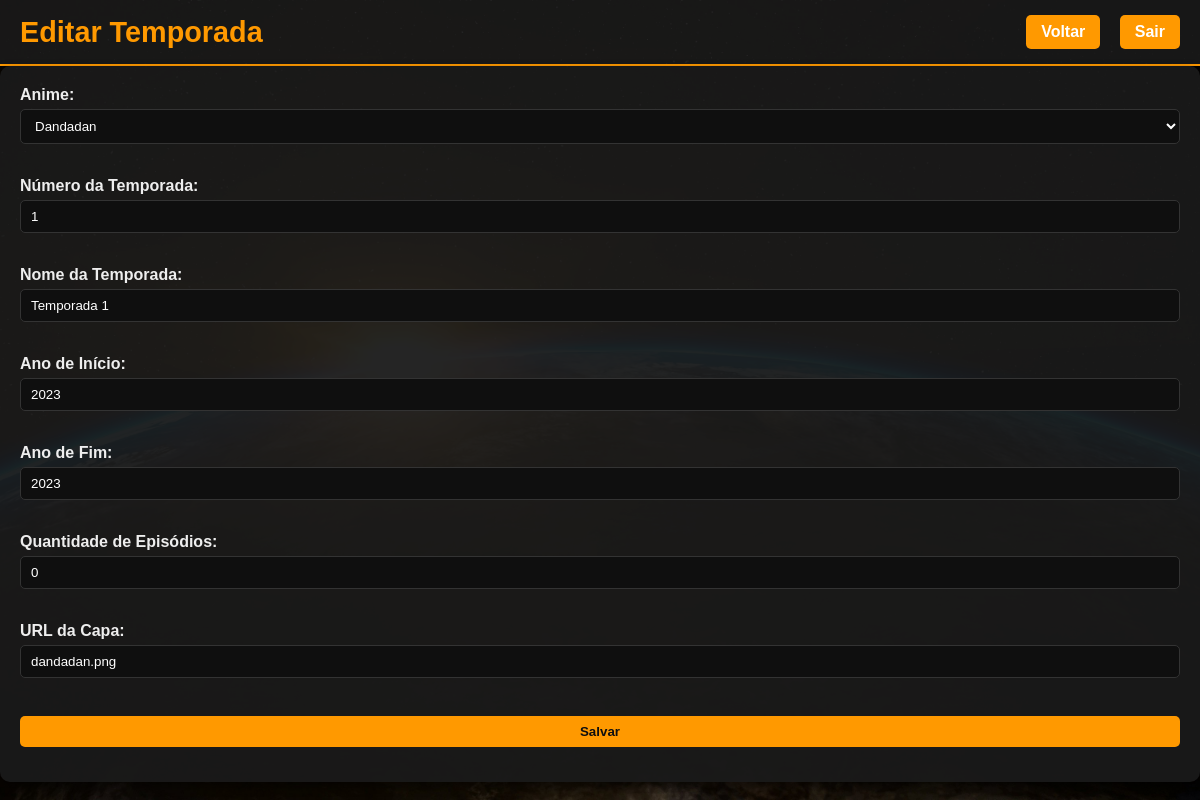
The app's page /PHP/admin/temporadas/temporadas_form.php?id=3 (signed in) with its own data.
### tables this page shows
CREATE TABLE `temporadas` (
  `id` int(11) NOT NULL,
  `anime_id` int(11) NOT NULL,
  `numero` int(11) NOT NULL,
  `nome` varchar(100) DEFAULT NULL,
  `ano_inicio` year(4) DEFAULT NULL,
  `ano_fim` year(4) DEFAULT NULL,
  `qtd_episodios` int(11) DEFAULT NULL,
  `capa` varchar(255) DEFAULT NULL
);

CREATE TABLE `animes` (
  `id` int(11) NOT NULL,
  `nome` varchar(255) NOT NULL,
  `nota` decimal(3,1) DEFAULT 0.0,
  `descricao` text DEFAULT NULL,
  `sinopse` text DEFAULT NULL,
  `capa` varchar(255) DEFAULT NULL,
  `ano` year(4) DEFAULT NULL,
  `linguagem` varchar(20) DEFAULT NULL,
  `created_at` timestamp NOT NULL DEFAULT current_timestamp(),
  `updated_at` timestamp NOT NULL DEFAULT current_timestamp() ON UPDATE current_timestamp()
);

### PHP/admin/temporadas/temporadas_form.php (the view, shortened to what this page needs)
<?php
require __DIR__ . '/../../shared/conexao.php';
$id = $_GET['id'] ?? null;
$temporada = [
    'anime_id'      => '',
    'numero'        => '',
    'nome'          => '',
    'ano_inicio'    => '',
    'ano_fim'       => '',
    'qtd_episodios' => '',
    'capa'          => ''
];
$animes = $pdo->query("SELECT id, nome FROM animes ORDER BY nome")->fetchAll(PDO::FETCH_ASSOC);
if ($id) {
    $stmt = $pdo->prepare("SELECT * FROM temporadas WHERE id = ?");
    $stmt->execute([$id]);
    $temporada = $stmt->fetch(PDO::FETCH_ASSOC) ?: $temporada;
}
?>
<!DOCTYPE html>
<html lang="pt-BR">
<head>
  <link rel="stylesheet" href="../../../CSS/style.css?v=2">
</head>
<body class="admin">
  <div class="admin-links">
    <h1><?= $id ? "Editar Temporada" : "Cadastrar Nova Temporada" ?></h1>
    <nav>
      <a href="../../../PHP/admin/temporadas/admin_temporadas.php" class="admin-btn">Voltar</a>
      <a href="../../../PHP/shared/logout.php" class="admin-btn">Sair</a>
    </nav>
  </div>
  <main class="admin-form">
    <form method="post" action="../../../PHP/admin/temporadas/temporadas_save.php">
      <label>Anime:</label><br>
      <select name="anime_id" required>
        <?php foreach ($animes as $a): ?>
          <option value="<?= $a['id'] ?>" <?= $temporada['anime_id'] == $a['id'] ? 'selected' : '' ?>>
            <?= htmlspecialchars($a['nome']) ?>
          </option>
        <?php endforeach; ?>
      </select><br><br>
      <label>Número da Temporada:</label><br>
      <input type="number" name="numero" value="<?= htmlspecialchars($temporada['numero']) ?>" required><br><br>
      <label>Nome da Temporada:</label><br>
      <input type="text" name="nome" value="<?= htmlspecialchars($temporada['nome']) ?>"><br><br>
      <label>Ano de Início:</label><br>
      <input type="number" name="ano_inicio" value="<?= htmlspecialchars($temporada['ano_inicio']) ?>" min="1900" max="2100"><br><br>
      <label>Ano de Fim:</label><br>
      <input type="number" name="ano_fim" value="<?= htmlspecialchars($temporada['ano_fim']) ?>" min="1900" max="2100"><br><br>
      <label>Quantidade de Episódios:</label><br>
      <input type="number" name="qtd_episodios" value="<?= htmlspecialchars($temporada['qtd_episodios']) ?>"><br><br>
      <label>URL da Capa:</label><br>
      <input type="text" name="capa" value="<?= htmlspecialchars($temporada['capa']) ?>"><br><br>
      <input type="submit" value="Salvar" class="admin-btn">
    </form>
  </main>
</body>
</html>

### CSS/style.css (style rules this page uses)
* { margin: 0; padding: 0; box-sizing: border-box; }
html, body { background-color: rgb(0, 0, 0); font-family: Arial, sans-serif; background-image: url('../img/earth-1756274.jpg'); background-size: cover; background-repeat: no-repeat; background-position: center; min-height: 100vh; color: #eee; }
.admin .admin-links { background-color: rgba(26, 26, 26, 0.9); padding: 15px 20px; display: flex; justify-content: space-between; align-items: center; flex-wrap: wrap; border-bottom: 2px solid #ff9900; }
.admin .admin-links h1 { font-size: 1.8rem; color: #ff9900; }
.admin .admin-links nav a { color: #fff; text-decoration: none; margin-left: 15px; font-weight: bold; transition: 0.3s; }
.admin .admin-btn, .admin .admin-anime-table a { display: inline-block; padding: 8px 15px; border-radius: 5px; text-decoration: none; color: #fff; font-weight: bold; transition: 0.3s; cursor: pointer; }
.admin .admin-btn { background-color: #ff9900; border: none; }
.admin .admin-form { background-color: rgba(26, 26, 26, 0.95); padding: 20px; border-radius: 10px; box-shadow: 0 4px 10px rgba(0, 0, 0, 0.5); }
.admin .admin-form label { font-weight: bold; }
.admin .admin-form input, .admin .admin-form select, .admin .admin-form textarea { width: 100%; padding: 8px 10px; margin-top: 5px; margin-bottom: 15px; border-radius: 5px; border: 1px solid #333; background-color: #0f0f0f; color: #fff; }
.admin .admin-form input[type="submit"], .admin .admin-form button { background-color: #ff9900; color: #0f0f0f; border: none; cursor: pointer; }

### records on screen
temporadas: anime_id "Dandadan", numero "1", nome "Temporada 1", ano_inicio "2023", ano_fim "2023", qtd_episodios "0", capa "dandadan.png"
